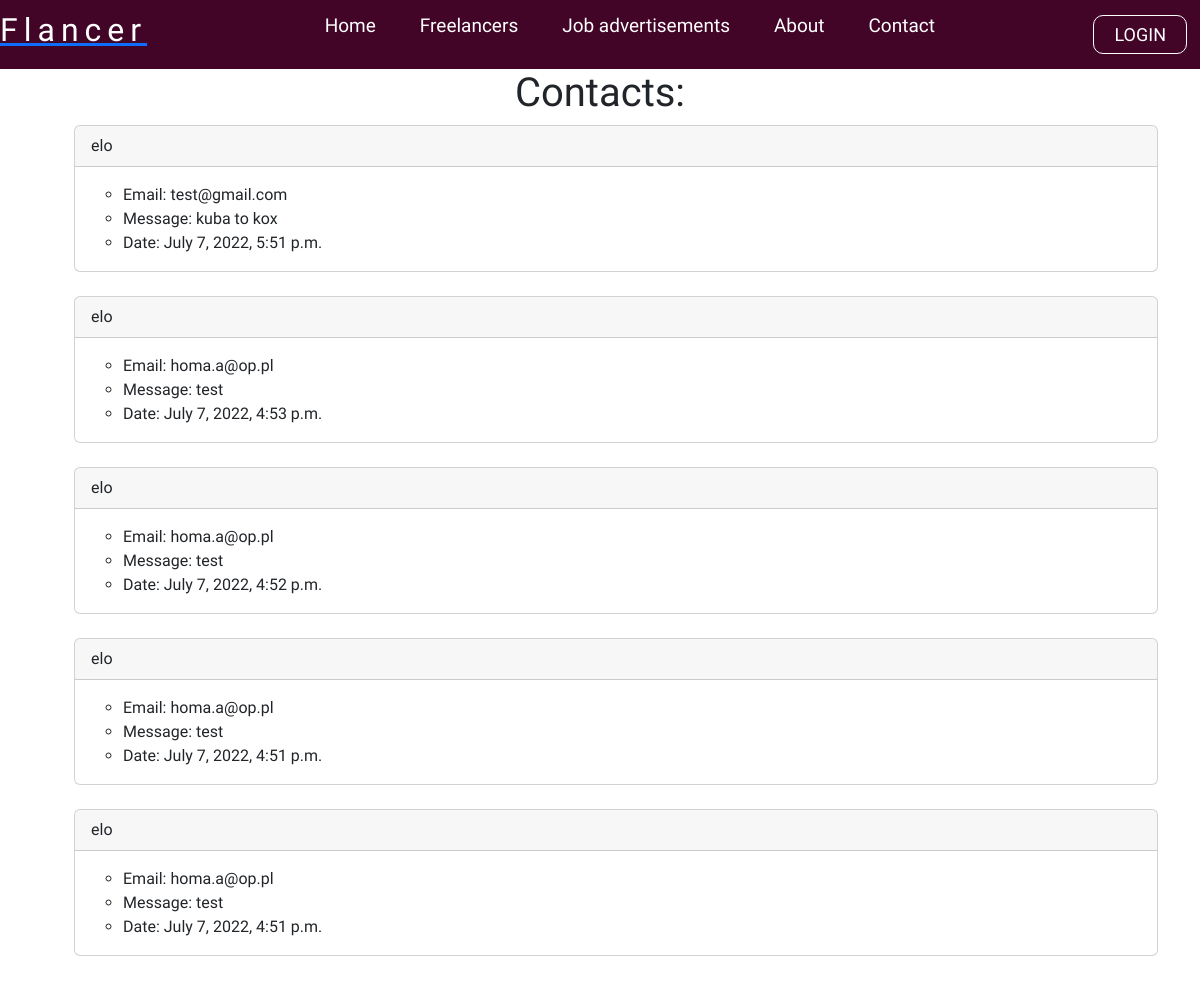
Screenshot of /contact_list with the database file from the repository.
### backend/models.py (models this page shows, shortened)
class Contact(models.Model):
    email = models.EmailField(null=True, blank=True)
    title = models.CharField(max_length=500, null=True, blank=True)
    message = models.TextField(null=True, blank=True)
    date = models.DateTimeField(auto_now_add=True, null=True)

### backend/views.py (the view)
# urls.py: path('contact_list', views.contact_list, name='contact_list'),
def contact_list(request):
    contact_list = Contact.objects.all().order_by('-date')
    return render(request, 'backend/contact_list.html', {'contact_list': contact_list})

### templates/backend/contact_list.html (shortened to what this page needs)
{% load static %}
{% include 'navbar.html'%}
<div class="container">
{% block content %}
<center><h1>Contacts:</h1></center>
<ul>
{% for contact in contact_list %}
<div class="card">
    <div class="card-header">
        {{contact.title}}
    </div>
    <div class="card-body">
        <ul>
      <li>Email: {{contact.email}}</li>
      <li>Message: {{contact.message}}</li>
      <li>Date: {{contact.date}}</li>
    </div>
  </div>
<br>
{% endfor %}
</ul>
{% endblock %}
<link href="https://cdn.jsdelivr.net/npm/bootstrap@5.2.0-beta1/dist/css/bootstrap.min.css" rel="stylesheet">
</div>

### static/styles/navbar.css (style rules this page uses)
* { margin: 0; padding: 0; font-family: 'Asap', sans-serif; }
body { background-color: rgb(255, 255, 255); }

### rows the page displays
Contact: title "elo", email "test@gmail.com", message "kuba to kox", date "July 7, 2022, 5:51 p.m."
Contact: title "elo", email "homa.a@op.pl", message "test", date "July 7, 2022, 4:53 p.m."
Contact: title "elo", email "homa.a@op.pl", message "test", date "July 7, 2022, 4:52 p.m."
Contact: title "elo", email "homa.a@op.pl", message "test", date "July 7, 2022, 4:51 p.m."
Contact: title "elo", email "homa.a@op.pl", message "test", date "July 7, 2022, 4:51 p.m."
